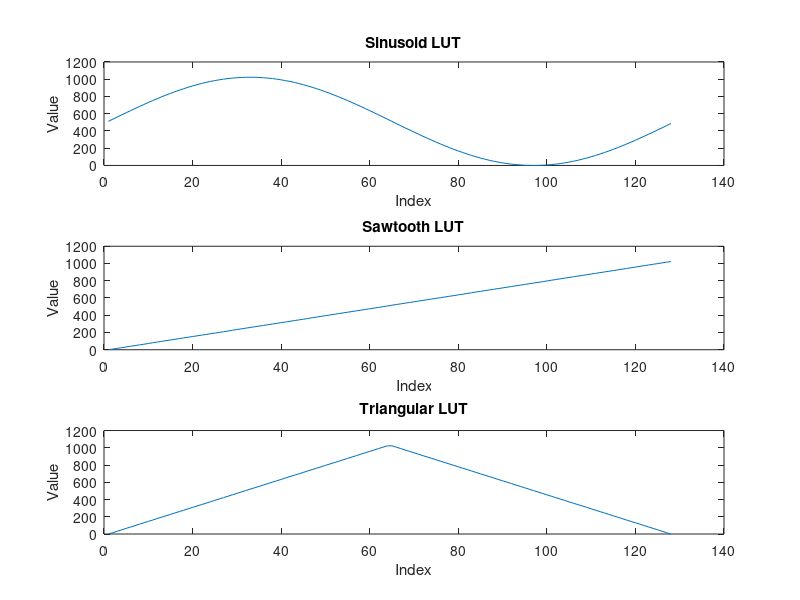

MATLAB code for this plot:
% Number of points
N = 128;

% Initialize vectors for LUTs
sinusoid_LUT = zeros(1, N);
sawtooth_LUT = zeros(1, N);
triangular_LUT = zeros(1, N);

% Create LUT for sinusoid
for i = 1:N
    sinusoid_LUT(i) = round((sin(2 * pi * (i - 1) / N) + 1) * 511.5); % scaling and shifting to fit into 0-1023 range
end

% Create LUT for sawtooth wave
for i = 1:N
    sawtooth_LUT(i) = round((i - 1) / (N - 1) * 1023); % scaling to fit into 0-1023 range
end

% Create LUT for triangular wave
for i = 1:N
    if i <= N/2
        triangular_LUT(i) = round((i - 1) / (N/2 - 1) * 1023); % first half of the wave
    else
        triangular_LUT(i) = round((N - i) / (N/2 - 1) * 1023); % second half of the wave
    end
end

% Plot LUTs for verification
figure;

subplot(3, 1, 1);
plot(sinusoid_LUT);
title('Sinusoid LUT');
xlabel('Index');
ylabel('Value');

subplot(3, 1, 2);
plot(sawtooth_LUT);
title('Sawtooth LUT');
xlabel('Index');
ylabel('Value');

subplot(3, 1, 3);
plot(triangular_LUT);
title('Triangular LUT');
xlabel('Index');
ylabel('Value');

% Copy LUTs to a C code as arrays
fprintf('Copy these arrays into your main.c:\n');

fprintf('int sinusoid_LUT[128] = {');
fprintf('%d, ', sinusoid_LUT(1:end-1));
fprintf('%d};\n', sinusoid_LUT(end));

fprintf('int sawtooth_LUT[128] = {');
fprintf('%d, ', sawtooth_LUT(1:end-1));
fprintf('%d};\n', sawtooth_LUT(end));

fprintf('int triangular_LUT[128] = {');
fprintf('%d, ', triangular_LUT(1:end-1));
fprintf('%d};\n', triangular_LUT(end));
